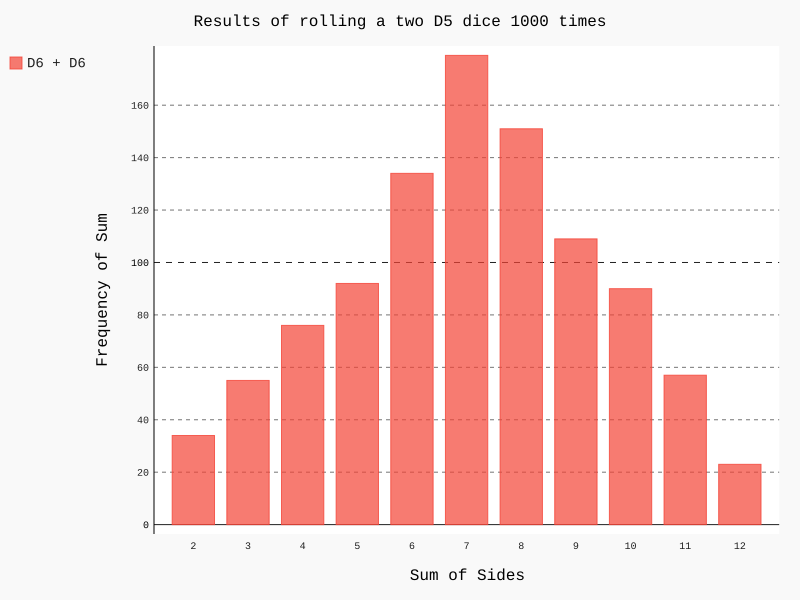

The script that drew this image:
from die import Die
from pygal import Bar


#Creates two D6 dice
die_1 = Die()
die_2 = Die()

times = 1000

#Roll the dice one thousand times
results = [die_1.roll() + die_2.roll() for _ in range(times)]

#Analize the results
max_result = die_1.sides + die_2.sides
frequencies = [results.count(value) for value in range(2, max_result+1)]

#Visualize the results
hist = Bar()

hist.title = 'Results of rolling a two D5 dice ' + str(times) + ' times'
hist.x_labels = [str(i) for i in range(2, 13)]
hist.x_title = 'Sum of Sides'
hist.y_title = 'Frequency of Sum'

hist.add('D6 + D6', frequencies)
hist.render_to_file('dice_visual.svg')
